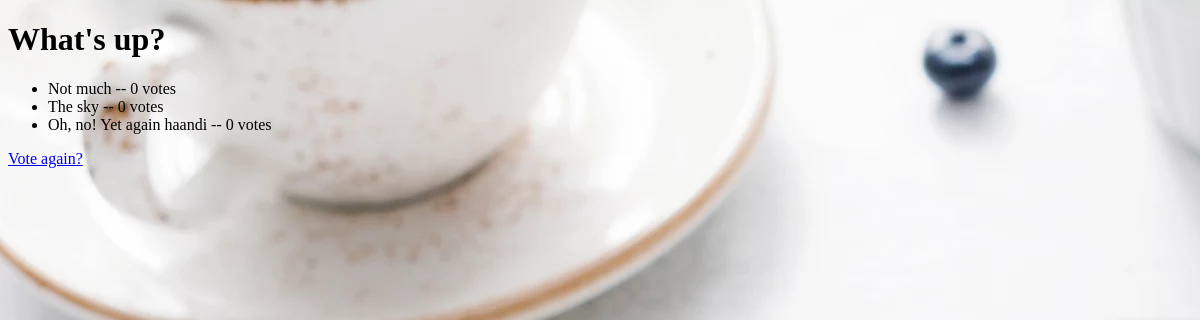
Before: /polls/1/results/ with the older database file.
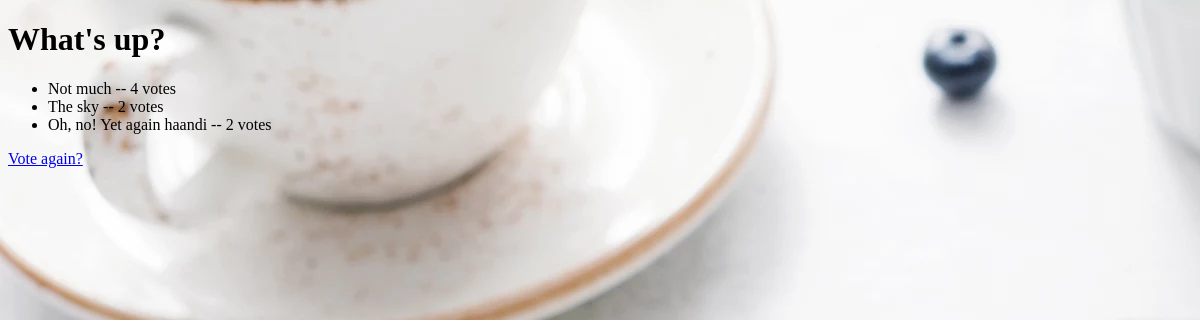
After: the same page with the newer database file.
### polls/models.py (models this page shows, shortened)
@python_2_unicode_compatible #only if you want to support python2
class Choice(models.Model):
    question = models.ForeignKey(Question, on_delete=models.CASCADE)
    choice_text = models.CharField(max_length=200)
    votes = models.IntegerField(default=0)

### polls/views.py (the view)
# urls.py: url(r'^(?P<pk>[0-9]+)/results/$', views.ResultsView.as_view(), name='results'),
class ResultsView(generic.DetailView):
    model = Question
    template_name = 'polls/results.html'

### polls/templates/polls/results.html (shortened to what this page needs)
{% extends 'base.html' %}
{% block body %}
    <h1>{{ question.question_text }}</h1>
    <ul>
    {% for choice in question.choice_set.all %}
        <li>{{ choice.choice_text }} -- {{ choice.votes }} vote{{ choice.votes|pluralize }}</li>
    {% endfor %}
    </ul>
    <a href="{% url 'polls:detail' question.id %}">Vote again?</a>
{% endblock %}

Changed rows visible on the page:
changed Choice "Not much": votes "0" → "4"
changed Choice "The sky": votes "0" → "2"
changed Choice "Oh, no! Yet again haandi": votes "0" → "2"
